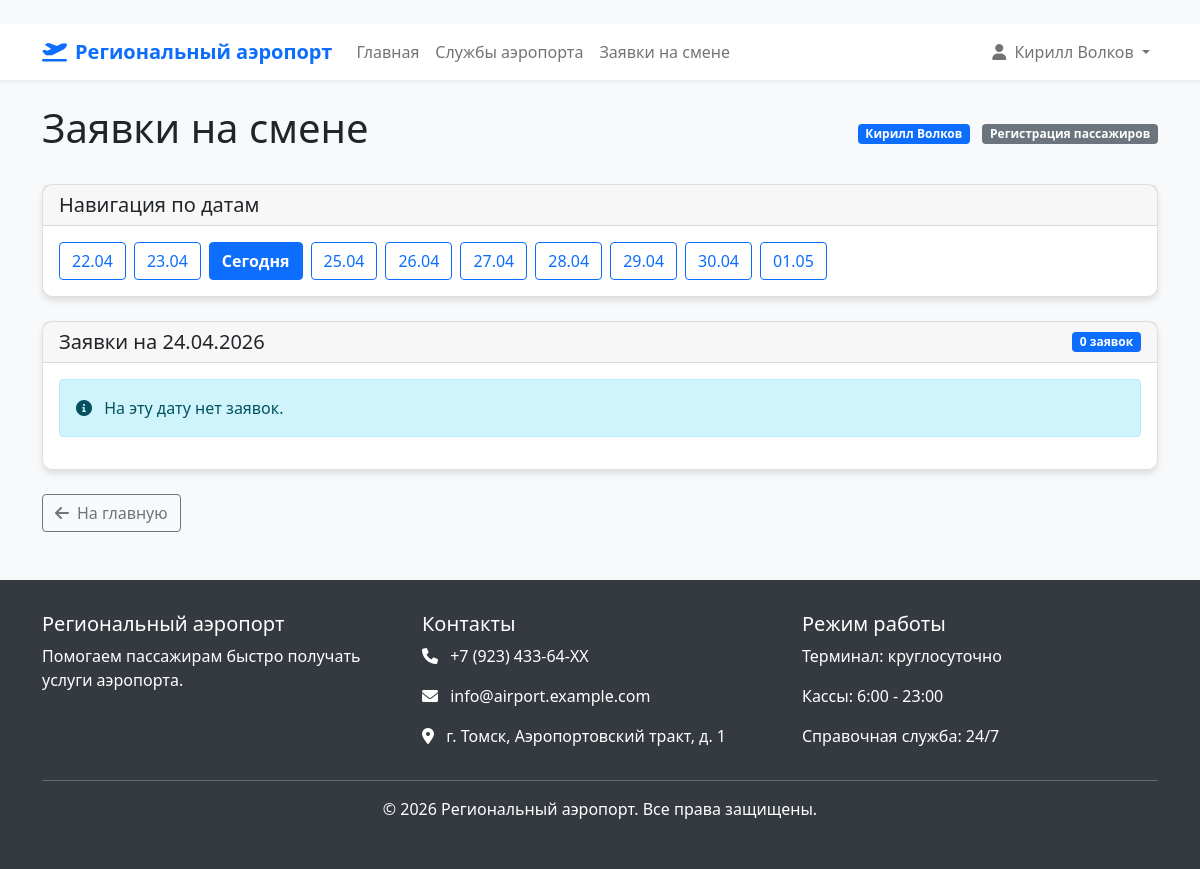
Page /employee/requests/ (signed in) on the committed database.
### airport_app/models.py (models this page shows, shortened)
class Doctor(models.Model):
    SPECIALIZATION_CHOICES = [
        ('регистрация', 'Регистрация пассажиров'),
        ('досмотр', 'Предполетный досмотр'),
        ('багаж', 'Багажная служба'),
        ('информация', 'Информационная стойка'),
        ('посадка', 'Посадка на рейс'),
        ('грузовой терминал', 'Грузовой терминал'),
        ('медпункт', 'Медпункт аэропорта'),
        ('vip-зал', 'VIP-зал'),
        ('транспорт', 'Наземный транспорт'),
        ('авиакасса', 'Авиакасса'),
    ]
    user = models.OneToOneField(User, on_delete=models.CASCADE, related_name='doctor')
    specialization = models.CharField(max_length=50, choices=SPECIALIZATION_CHOICES)
    qualification = models.CharField(max_length=255)
    experience = models.PositiveIntegerField(help_text="Стаж работы в годах")
    office_number = models.CharField(max_length=10)
    phone_number = models.CharField(max_length=15)
    is_active = models.BooleanField(default=True)
    class Meta:
        verbose_name = "Сотрудник аэропорта"
        verbose_name_plural = "Сотрудники аэропорта"

### airport_app/views.py (the view)
# urls.py: path('employee/requests/', views.doctor_appointments, name='doctor_appointments'),
@login_required
@user_passes_test(is_doctor)
def doctor_appointments(request):
    doctor = request.user.doctor
    selected_date = request.GET.get('date', '')
    if selected_date:
        try:
            selected_date = datetime.strptime(selected_date, '%Y-%m-%d').date()
        except ValueError:
            selected_date = timezone.now().date()
    else:
        selected_date = timezone.now().date()
    appointments = Appointment.objects.filter(
        doctor=doctor,
        appointment_date=selected_date
    ).order_by('appointment_time')
    today = timezone.now().date()
    date_options = [today + timedelta(days=i) for i in range(-2, 8)]  # 2 дня назад + 7 дней вперед
    context = {
        'doctor': doctor,
        'appointments': appointments,
        'selected_date': selected_date,
        'date_options': date_options,
        'today': today,
    }
    return render(request, 'airport_app/doctor_appointments.html', context)

### airport_app/views.py (called while the page is built)
def is_doctor(user):
    return hasattr(user, 'doctor')

### airport_app/templates/airport_app/doctor_appointments.html (shortened to what this page needs)
﻿{% extends 'airport_app/base.html' %}
{% block content %}
<div class="d-flex justify-content-between align-items-center mb-4">
    <h1>Заявки на смене</h1>
    <div>
        <span class="badge bg-primary">{{ doctor.user.get_full_name }}</span>
        <span class="badge bg-secondary ms-2">{{ doctor.get_specialization_display }}</span>
    </div>
</div>
<div class="card mb-4">
    <div class="card-header">
        <h5 class="mb-0">Навигация по датам</h5>
    </div>
    <div class="card-body">
        <div class="d-flex flex-wrap gap-2">
            {% for date_option in date_options %}
                <a href="?date={{ date_option|date:'Y-m-d' }}"
                   class="btn btn-outline-primary {% if date_option == selected_date %}active{% endif %}">
                    {% if date_option == today %}
                        <strong>Сегодня</strong>
                    {% else %}
                        {{ date_option|date:"d.m" }}
                    {% endif %}
                </a>
            {% endfor %}
        </div>
    </div>
</div>
<div class="card">
    <div class="card-header d-flex justify-content-between align-items-center">
        <h5 class="mb-0">Заявки на {{ selected_date|date:"d.m.Y" }}</h5>
        <span class="badge bg-primary">{{ appointments.count }} заявок</span>
    </div>
    <div class="card-body">
        {% if appointments %}
            <div class="table-responsive">
                <table class="table table-hover">
                    <thead>
                        <tr>
                            <th>Время</th>
                            <th>Пассажир</th>
                            <th>Дата рождения</th>
                            <th>Документ</th>
                            <th>Статус</th>
                            <th>Причина</th>
                            <th>Действия</th>
                        </tr>
                    </thead>
                    <tbody>
                        {% for appointment in appointments %}
                        <tr>
                            <td>
                                <strong>{{ appointment.appointment_time|time:"H:i" }}</strong>
                            </td>
                            <td>{{ appointment.patient.user.get_full_name }}</td>
                            <td>{{ appointment.patient.birth_date|date:"d.m.Y" }}</td>
                            <td><small>{{ appointment.patient.insurance_number }}</small></td>
                            <td>
                                {% if appointment.status == 'запланирован' %}
                                    <span class="badge bg-primary">Ожидает</span>
                                {% elif appointment.status == 'завершен' %}
                                    <span class="badge bg-success">Завершен</span>
                                {% else %}
                                    <span class="badge bg-secondary">{{ appointment.status }}</span>
                                {% endif %}
                            </td>
                            <td>
                                {% if appointment.reason %}
                                    <small>{{ appointment.reason|truncatechars:30 }}</small>
                                {% endif %}
                            </td>
                            <td>
                                {% if appointment.status == 'запланирован' %}
                                    <button class="btn btn-sm btn-success" data-bs-toggle="modal"
                                            data-bs-target="#completeModal{{ appointment.id }}">
                                        <i class="fas fa-check"></i>
                                    </button>
                                    <button class="btn btn-sm btn-danger" data-bs-toggle="modal"
                                            data-bs-target="#noShowModal{{ appointment.id }}">
                                        <i class="fas fa-times"></i>
                                    </button>
                                {% endif %}
                            </td>
                        </tr>
                        {% endfor %}
                    </tbody>
                </table>
            </div>
        {% else %}
            <div class="alert alert-info">
                <i class="fas fa-info-circle me-2"></i>
                На эту дату нет заявок.
            </div>
        {% endif %}
    </div>
</div>
<div class="mt-4">
    <a href="{% url 'index' %}" class="btn btn-outline-secondary">
        <i class="fas fa-arrow-left me-2"></i>На главную
    </a>
</div>
{% endblock %}

### airport_app/templates/airport_app/base.html (shortened to what this page needs)
﻿<!DOCTYPE html>
<html lang="ru">
<head>
    <link href="https://cdn.jsdelivr.net/npm/bootstrap@5.1.3/dist/css/bootstrap.min.css" rel="stylesheet">
    <link rel="stylesheet" href="https://cdnjs.cloudflare.com/ajax/libs/font-awesome/6.0.0/css/all.min.css">
</head>
<body>
    <nav class="navbar navbar-expand-lg navbar-light bg-white shadow-sm">
        <div class="container">
            <a class="navbar-brand" href="{% url 'index' %}">
                <i class="fas fa-plane-departure me-2"></i>Региональный аэропорт
            </a>
            <div class="collapse navbar-collapse" id="navbarNav">
                <ul class="navbar-nav me-auto">
                    <li class="nav-item">
                        <a class="nav-link" href="{% url 'index' %}">Главная</a>
                    </li>
                    <li class="nav-item">
                        <a class="nav-link" href="{% url 'doctor_list' %}">Службы аэропорта</a>
                    </li>
                    {% if user.is_authenticated %}
                        {% if user.is_superuser or user.groups.all.0.name == 'Администратор' %}
                            <li class="nav-item">
                                <a class="nav-link" href="{% url 'admin_panel' %}">Панель администратора</a>
                            </li>
                        {% elif user.doctor %}
                            <li class="nav-item">
                                <a class="nav-link" href="{% url 'doctor_appointments' %}">Заявки на смене</a>
                            </li>
                        {% elif user.patient %}
                            <li class="nav-item">
                                <a class="nav-link" href="{% url 'my_appointments' %}">Мои заявки</a>
                            </li>
                        {% endif %}
                    {% endif %}
                </ul>
                <ul class="navbar-nav">
                    {% if user.is_authenticated %}
                        <li class="nav-item dropdown">
                            <a class="nav-link dropdown-toggle" href="#" id="navbarDropdown" role="button" data-bs-toggle="dropdown">
                                <i class="fas fa-user me-1"></i> {{ user.get_full_name|default:user.username }}
                            </a>
                        </li>
                    {% endif %}
                </ul>
            </div>
        </div>
    </nav>
    <main class="container my-4">
        {% block content %}{% endblock %}
    </main>
    <footer class="footer">
        <div class="container">
            <div class="row">
                <div class="col-md-4">
                    <h5>Региональный аэропорт</h5>
                    <p>Помогаем пассажирам быстро получать услуги аэропорта.</p>
                </div>
                <div class="col-md-4">
                    <h5>Контакты</h5>
                    <p><i class="fas fa-phone me-2"></i> +7 (923) 433-64-XX</p>
                    <p><i class="fas fa-envelope me-2"></i> info@airport.example.com</p>
                    <p><i class="fas fa-map-marker-alt me-2"></i> г. Томск, Аэропортовский тракт, д. 1</p>
                </div>
                <div class="col-md-4">
                    <h5>Режим работы</h5>
                    <p>Терминал: круглосуточно</p>
                    <p>Кассы: 6:00 - 23:00</p>
                    <p>Справочная служба: 24/7</p>
                </div>
            </div>
            <hr class="bg-light">
            <div class="text-center">
                <p>&copy; {% now "Y" %} Региональный аэропорт. Все права защищены.</p>
            </div>
        </div>
    </footer>
</body>
</html>

### airport_app/templates/airport_app/base.html (style rules this page uses)
body { font-family: 'Segoe UI', Tahoma, Geneva, Verdana, sans-serif; background-color: #f8f9fa; }
.navbar-brand { font-weight: bold; color: #0d6efd !important; }
.card { border-radius: 10px; box-shadow: 0 4px 6px rgba(0, 0, 0, 0.1); margin-bottom: 1.5rem; transition: transform 0.3s; }
.footer { background-color: #343a40; color: white; padding: 2rem 0; margin-top: 3rem; }

### rows in the picture
Doctor: user.get_full_name "Кирилл Волков", specialization "Регистрация пассажиров"

### other values in the picture
{{ user.get_full_name|default:user.username }} "Кирилл Волков"
{{ date_option|date:"d.m" }} "22.04" "23.04" "25.04" "26.04" "27.04" "28.04" "29.04" "30.04" "01.05"
{{ selected_date|date:"d.m.Y" }} "24.04.2026"
{{ appointments.count }} "0"
